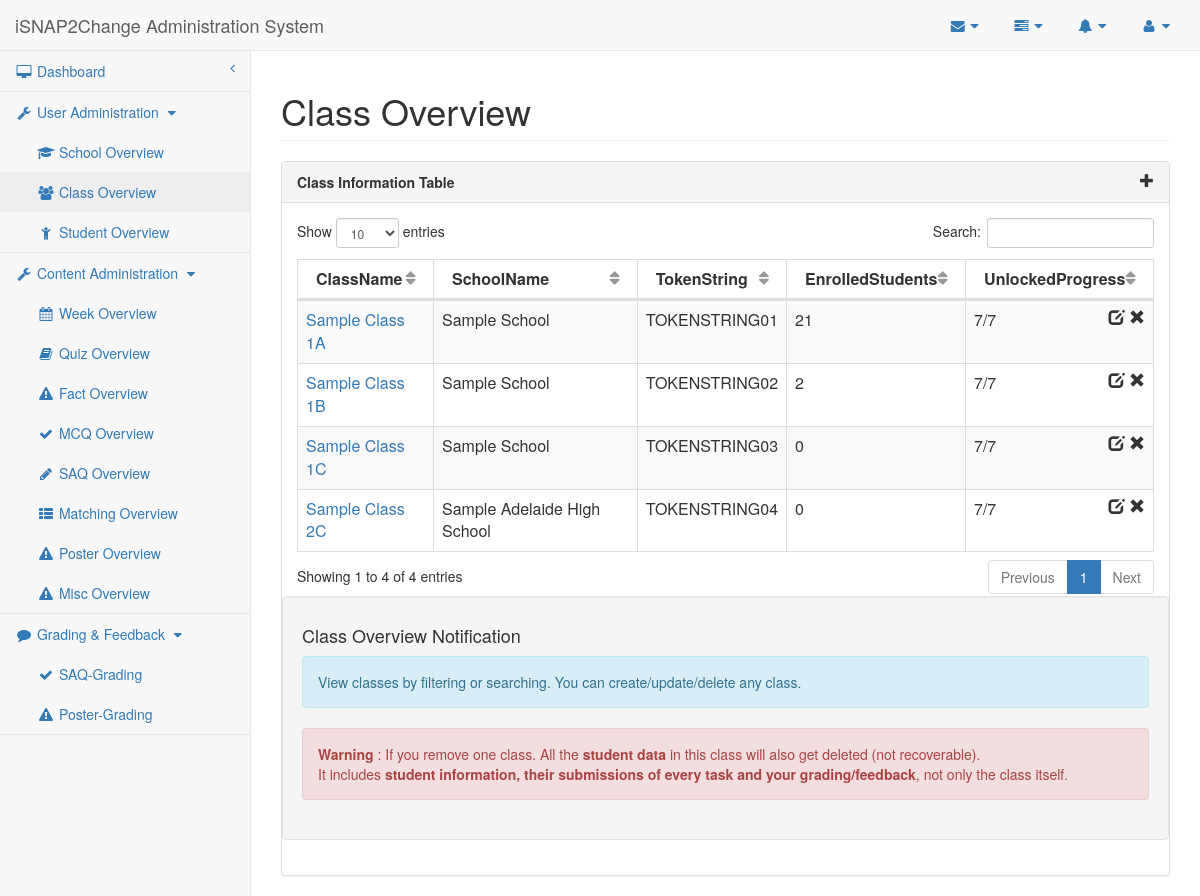
/researcher/class.php, run on an earlier commit of the app's database.
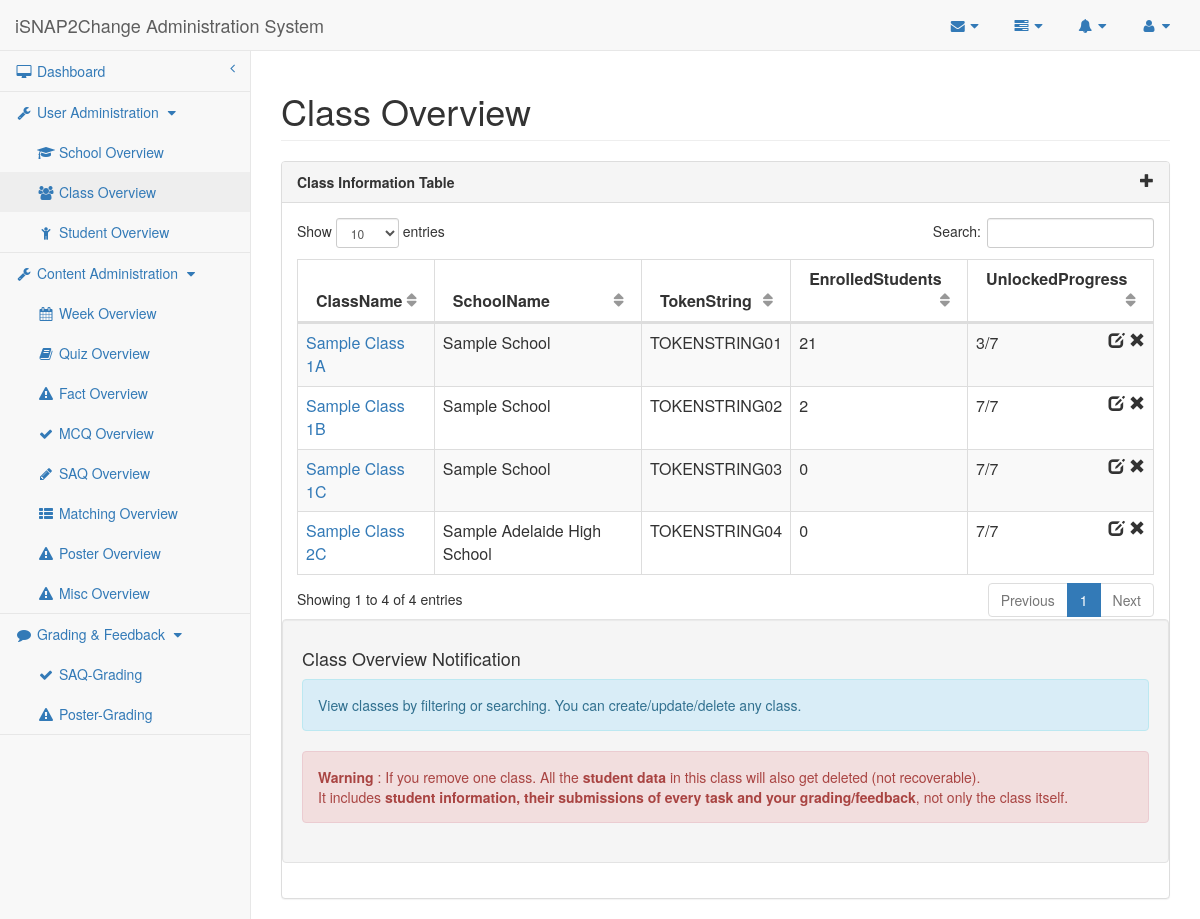
And on a later commit of the database.
### tables this page shows
CREATE TABLE IF NOT EXISTS `Class` (
    ClassID MEDIUMINT AUTO_INCREMENT,
    ClassName VARCHAR(190) UNIQUE,
    SchoolID MEDIUMINT NOT NULL,
    TokenString TEXT NOT NULL,
     
    UnlockedProgress MEDIUMINT NOT NULL DEFAULT 10,
    CONSTRAINT Class_ClassID_PK PRIMARY KEY (ClassID),
    CONSTRAINT Class_SchoolID_FK FOREIGN KEY (SchoolID)
        REFERENCES School (SchoolID)
        ON DELETE CASCADE ON UPDATE CASCADE
);

CREATE TABLE IF NOT EXISTS `School` (
    SchoolID MEDIUMINT AUTO_INCREMENT,
    SchoolName VARCHAR(190) UNIQUE,
    CONSTRAINT School_SchoolID_PK PRIMARY KEY (SchoolID)
);

### mysql-lib.php (called while the page is built, shortened)
<?php
function getClasses(PDO $conn)
{
    return getRecords($conn, "Class", array("School"));
}
function getStudentNum(PDO $conn)
{
    $studentNumSql = "SELECT count(*) AS Count, ClassID
                   FROM   Student NATURAL JOIN Class
                   GROUP BY ClassID";
    $studentNumQuery = $conn->prepare($studentNumSql);
    $studentNumQuery->execute();
    $studentNumResult = $studentNumQuery->fetchAll(PDO::FETCH_OBJ);
    return $studentNumResult;
}
function getMaxWeek(PDO $conn)
{
    $weekSql = "SELECT MAX(Week) AS WeekNum FROM Quiz";
    $weekQuery = $conn->prepare($weekSql);
    $weekQuery->execute();
    $weekResult = $weekQuery->fetch(PDO::FETCH_OBJ);
    return $weekResult;
}
function getRecords(PDO $conn, $tableName, array $joinTables = null)
{
    $tableSql = "SELECT * FROM " . $tableName;
    if ($joinTables != null) {
        foreach ($joinTables as $joinTable) {
            $tableSql .= " NATURAL JOIN " . $joinTable;
        }
    }
    $tableQuery = $conn->prepare($tableSql);
    $tableQuery->execute();
    $tableResult = $tableQuery->fetchAll(PDO::FETCH_OBJ);
    return $tableResult;
}
?>

### researcher/class.php (the view, shortened to what this page needs)
<?php
require_once("../mysql-lib.php");
$pageName = "class";
$columnName = array('ClassID', 'ClassName', 'SchoolName', 'TokenString', 'EnrolledStudents', 'UnlockedProgress');
try {
    $conn = db_connect();
} catch (Exception $e) {
    debug_err($pageName, $e);
}
try {
    $weekResult = getMaxWeek($conn);
    $classResult = getClasses($conn);
    $studentNumResult = getStudentNum($conn);
} catch (Exception $e) {
    debug_err($pageName, $e);
}
?>
<!DOCTYPE html>
<html lang="en">
<head>
    <?php require_once('header-lib.php'); ?>
</head>
<body>
<div id="wrapper">
    <?php require_once('navigation.php'); ?>
    <div id="page-wrapper">
        <div class="row">
            <div class="col-lg-12">
                <h1 class="page-header">Class Overview</h1>
            </div>
        </div>
        <div class="row">
            <div class="col-lg-12">
                <div class="panel panel-default">
                    <div class="panel-heading">
                        Class Information Table <span class="glyphicon glyphicon-plus pull-right" data-toggle="modal"
                                                      data-target="#dialog"></span>
                    </div>
                    <div class="panel-body">
                        <div class="dataTable_wrapper">
                            <table class="table table-striped table-bordered table-hover" id="datatables">
                                <?php require_once('table-head.php'); ?>
                                <tbody>
                                <?php for ($i = 0; $i < count($classResult); $i++) { ?>
                                    <tr class="<?php if ($i % 2 == 0) {
                                        echo "odd";
                                    } else {
                                        echo "even";
                                    } ?>">
                                        <td>
                                            <a href="student.php?classID=<?php echo $classResult[$i]->ClassID ?>"><?php echo $classResult[$i]->ClassName ?></a>
                                        </td>
                                        <td><?php echo $classResult[$i]->SchoolName ?></td>
                                        <td><?php echo $classResult[$i]->TokenString ?></td>
                                        <td><?php $count = 0;
                                            for ($j = 0; $j < count($studentNumResult); $j++) {
                                                if ($studentNumResult[$j]->ClassID == $classResult[$i]->ClassID) $count = $studentNumResult[$j]->Count;
                                            }
                                            echo $count; ?></td>
                                        <td><?php echo min($classResult[$i]->UnlockedProgress, $weekResult->WeekNum) . "/" . $weekResult->WeekNum ?>
                                            <span class="glyphicon glyphicon-remove pull-right"
                                                  aria-hidden="true"></span><span class="pull-right" aria-hidden="true">&nbsp;</span><span
                                                class="glyphicon glyphicon-edit pull-right" data-toggle="modal"
                                                data-target="#dialog" aria-hidden="true"></span></td>
                                    </tr>
                                <?php } ?>
                                </tbody>
                            </table>
                        </div>
                        <div class="well row">
                            <h4>Class Overview Notification</h4>
                            <div class="alert alert-info">
                                <p>View classes by filtering or searching. You can create/update/delete any class.</p>
                            </div>
                            <div class="alert alert-danger">
                                <p><strong>Warning</strong> : If you remove one class. All the <strong>student
                                        data</strong> in this class will also get deleted (not recoverable).</p> It
                                includes <strong>student information, their submissions of every task and your
                                    grading/feedback</strong>, not only the class itself.
                            </div>
                        </div>
                    </div>
                </div>
            </div>
        </div>
    </div>
</div>
<?php require_once('sb-admin-lib.php'); ?>
</body>
</html>

### researcher/header-lib.php (shortened to what this page needs)
<link href="../bower_components/bootstrap/dist/css/bootstrap.min.css" rel="stylesheet">
<link href="../bower_components/metisMenu/dist/metisMenu.min.css" rel="stylesheet">
<link href="../bower_components/datatables-plugins/integration/bootstrap/3/dataTables.bootstrap.css" rel="stylesheet">
<link href="../sb-admin/css/sb-admin-2.css" rel="stylesheet">
<link href="../bower_components/font-awesome/css/font-awesome.min.css" rel="stylesheet" type="text/css">

### researcher/navigation.php (shortened to what this page needs)
<?php
$userAdminPageList = array('School', 'Class', 'Student');
$userAdminIconList = array('mortar-board', 'users', 'child');
$contentAdminPageList = array('Week', 'Quiz', 'Fact', 'MCQ', 'SAQ', 'Matching', 'Poster','Misc');
$contentAdminIconList = array('calendar', 'book', 'exclamation-triangle', 'check', 'pencil', 'th-list', 'exclamation-triangle','exclamation-triangle');
$gradingPageList = array('SAQ-Grading', 'Poster-Grading');
$gradingIconList = array('check', 'exclamation-triangle');
?>
<nav class="navbar navbar-default navbar-static-top" role="navigation" style="margin-bottom: 0">
    <div class="navbar-header">
        <a class="navbar-brand" href="index.php">iSNAP2Change Administration System</a>
    </div>
    <ul class="nav navbar-top-links navbar-right">
        <li class="dropdown">
            <a class="dropdown-toggle" data-toggle="dropdown" href="#">
                <i class="fa fa-envelope fa-fw"></i> <i class="fa fa-caret-down"></i>
            </a>
        </li>
        <li class="dropdown">
            <a class="dropdown-toggle" data-toggle="dropdown" href="#">
                <i class="fa fa-tasks fa-fw"></i> <i class="fa fa-caret-down"></i>
            </a>
        </li>
        <li class="dropdown">
            <a class="dropdown-toggle" data-toggle="dropdown" href="#">
                <i class="fa fa-bell fa-fw"></i> <i class="fa fa-caret-down"></i>
            </a>
        </li>
        <li class="dropdown">
            <a class="dropdown-toggle" data-toggle="dropdown" href="#">
                <i class="fa fa-user fa-fw"></i> <i class="fa fa-caret-down"></i>
            </a>
        </li>
    </ul>
    <div class="navbar-default sidebar" role="navigation">
        <div class="sidebar-nav navbar-collapse">
            <ul class="nav" id="side-menu">
                <li>
                    <a href="index.php"><i class="fa fa-desktop fa-fw"></i> Dashboard<span class="fa arrow"></span></a>
                </li>
                <li>
                    <a href="javascript:;" data-toggle="collapse" data-target="#schoolclass" class=""
                       aria-expanded="true"><i class="fa fa-fw fa-wrench"></i> User Administration <i
                            class="fa fa-fw fa-caret-down"></i></a>
                    <ul id="schoolclass" class="collapse in nav nav-second-level" aria-expanded="true">
                        <?php for ($i = 0; $i < count($userAdminPageList); $i++) { ?>
                            <li>
                                <a href="<?php echo strtolower($userAdminPageList[$i]); ?>.php"><i
                                        class="fa fa-fw fa-<?php echo $userAdminIconList[$i]; ?>"></i>&nbsp;<?php echo $userAdminPageList[$i]; ?>
                                    Overview</a>
                            </li>
                        <?php } ?>
                    </ul>
                </li>
                <li>
                    <a href="javascript:;" data-toggle="collapse" data-target="#contenteditor" class=""
                       aria-expanded="true"><i class="fa fa-fw fa-wrench"></i> Content Administration <i
                            class="fa fa-fw fa-caret-down"></i></a>
                    <ul id="contenteditor" class="collapse in nav nav-second-level" aria-expanded="true">
                        <?php for ($i = 0; $i < count($contentAdminPageList); $i++) { ?>
                            <li>
                                <a href="<?php echo strtolower($contentAdminPageList[$i]); ?>.php"><i
                                        class="fa fa-fw fa-<?php echo $contentAdminIconList[$i]; ?>"></i>&nbsp;<?php echo $contentAdminPageList[$i]; ?>
                                    Overview</a>
                            </li>
                        <?php } ?>
                    </ul>
                </li>
                <li>
                    <a href="javascript:;" data-toggle="collapse" data-target="#contenteditor" class=""
                       aria-expanded="true"><i class="fa fa-fw fa-comment"></i> Grading & Feedback <i
                            class="fa fa-fw fa-caret-down"></i></a>
                    <ul id="contenteditor" class="collapse in nav nav-second-level" aria-expanded="true">
                        <?php for ($i = 0; $i < count($gradingPageList); $i++) { ?>
                            <li>
                                <a href="<?php echo strtolower($gradingPageList[$i]); ?>.php"><i
                                        class="fa fa-fw fa-<?php echo $gradingIconList[$i]; ?>"></i>&nbsp;<?php echo $gradingPageList[$i]; ?>
                                </a>
                            </li>
                        <?php } ?>
                    </ul>
                </li>
            </ul>
        </div>
    </div>
</nav>

### researcher/table-head.php
<thead>
<tr>
    <?php for ($i = 0; $i < count($columnName); $i++) { ?>
        <th <?php if ($i == 0) {
            echo 'style="display:none"';
        } ?>><?php echo $columnName[$i]; ?></th>
    <?php } ?>
</tr>
</thead>

### researcher/sb-admin-lib.php (shortened to what this page needs)
<link rel="stylesheet" href="//code.jquery.com/ui/1.11.4/themes/ui-lightness/jquery-ui.css"/>
<link rel="stylesheet" href="//code.jquery.com/qunit/qunit-1.18.0.css"/>

### sb-admin/css/sb-admin-2.css (style rules this page uses)
body { background-color: #f8f8f8; }
#wrapper { width: 100%; }
#page-wrapper { padding: 0 15px; min-height: 568px; background-color: #fff; }
@media (min-width:768px) { #page-wrapper { position: inherit; margin: 0 0 0 250px; padding: 0 30px; border-left: 1px solid #e7e7e7; } }
.navbar-top-links { margin-right: 0; }
.navbar-top-links li { display: inline-block; }
.navbar-top-links li:last-child { margin-right: 15px; }
.navbar-top-links li a { padding: 15px; min-height: 50px; }
.sidebar .sidebar-nav.navbar-collapse { padding-right: 0; padding-left: 0; }
.sidebar ul li { border-bottom: 1px solid #e7e7e7; }
.sidebar ul li a.active { background-color: #eee; }
.sidebar .arrow { float: right; }
.sidebar .fa.arrow:before { content: "\f104"; }
.sidebar .nav-second-level li, .sidebar .nav-third-level li { border-bottom: 0!important; }
.sidebar .nav-second-level li a { padding-left: 37px; }
@media (min-width:768px) { .sidebar { z-index: 1; position: absolute; width: 250px; margin-top: 51px; } }
table.dataTable thead .sorting, table.dataTable thead .sorting_asc, table.dataTable thead .sorting_desc, table.dataTable thead .sorting_asc_disabled, table.dataTable thead .sorting_desc_disabled { background: 0 0; }
table.dataTable thead .sorting:after { content: "\f0dc"; float: right; font-family: fontawesome; color: rgba(50,50,50,.5); }

### researcher/header-lib.php (style rules this page uses)
.panel-heading { font-weight: bold; }

What changed in the data, as far as the page shows it:
changed class "Sample Class 1A": UnlockedProgress "7" → "3"
